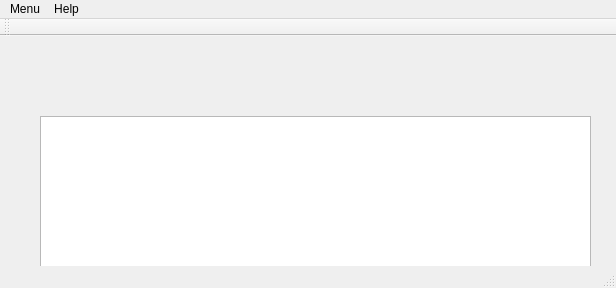
<?xml version="1.0" encoding="UTF-8"?>
<ui version="4.0">
 <class>MainWindow</class>
 <widget class="QMainWindow" name="MainWindow">
  <property name="geometry">
   <rect>
    <x>0</x>
    <y>0</y>
    <width>616</width>
    <height>288</height>
   </rect>
  </property>
  <property name="windowTitle">
   <string>MainWindow</string>
  </property>
  <widget class="QWidget" name="centralWidget">
   <widget class="QTextEdit" name="result">
    <property name="geometry">
     <rect>
      <x>40</x>
      <y>80</y>
      <width>551</width>
      <height>151</height>
     </rect>
    </property>
   </widget>
   <widget class="QWidget" name="">
    <property name="geometry">
     <rect>
      <x>40</x>
      <y>30</y>
      <width>365</width>
      <height>22</height>
     </rect>
    </property>
    <layout class="QHBoxLayout" name="horizontalLayout">
     <item>
      <widget class="QLabel" name="label">
       <property name="text">
        <string>Login:</string>
       </property>
      </widget>
     </item>
     <item>
      <widget class="QLineEdit" name="loginField"/>
     </item>
     <item>
      <spacer name="horizontalSpacer">
       <property name="orientation">
        <enum>Qt::Horizontal</enum>
       </property>
       <property name="sizeHint" stdset="0">
        <size>
         <width>40</width>
         <height>20</height>
        </size>
       </property>
      </spacer>
     </item>
     <item>
      <widget class="QLabel" name="label_2">
       <property name="text">
        <string>Password:</string>
       </property>
      </widget>
     </item>
     <item>
      <widget class="QLineEdit" name="passwordField">
       <property name="echoMode">
        <enum>QLineEdit::Password</enum>
       </property>
      </widget>
     </item>
    </layout>
   </widget>
  </widget>
  <widget class="QMenuBar" name="menuBar">
   <property name="geometry">
    <rect>
     <x>0</x>
     <y>0</y>
     <width>616</width>
     <height>20</height>
    </rect>
   </property>
   <widget class="QMenu" name="menuMenu">
    <property name="title">
     <string>Menu</string>
    </property>
    <widget class="QMenu" name="menuFile">
     <property name="title">
      <string>File</string>
     </property>
     <addaction name="actionOpen"/>
     <addaction name="actionSave"/>
    </widget>
    <addaction name="separator"/>
    <addaction name="menuFile"/>
    <addaction name="separator"/>
    <addaction name="actionExit"/>
   </widget>
   <widget class="QMenu" name="menuHelp">
    <property name="title">
     <string>Help</string>
    </property>
    <addaction name="actionAbout"/>
   </widget>
   <addaction name="menuMenu"/>
   <addaction name="menuHelp"/>
  </widget>
  <widget class="QToolBar" name="mainToolBar">
   <attribute name="toolBarArea">
    <enum>TopToolBarArea</enum>
   </attribute>
   <attribute name="toolBarBreak">
    <bool>false</bool>
   </attribute>
  </widget>
  <widget class="QStatusBar" name="statusBar"/>
  <action name="actionExit">
   <property name="text">
    <string>Exit</string>
   </property>
  </action>
  <action name="actionOpen">
   <property name="text">
    <string>Open</string>
   </property>
  </action>
  <action name="actionSave">
   <property name="text">
    <string>Connect</string>
   </property>
  </action>
  <action name="actionAbout">
   <property name="text">
    <string>About</string>
   </property>
  </action>
 </widget>
 <layoutdefault spacing="6" margin="11"/>
 <resources/>
 <connections/>
</ui>
